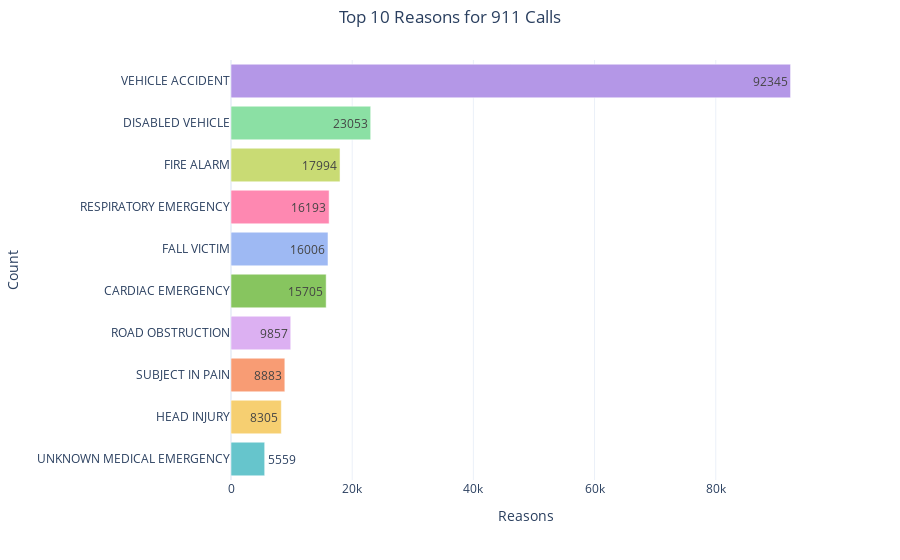

The notebook cell this image was saved under:
### Code cell
top_10_reasons = data['title'].value_counts().to_frame(name='count').head(10).sort_values(by='count')
fig = px.bar(top_10_reasons, color_discrete_sequence=[px.colors.qualitative.Pastel], orientation='h', text=top_10_reasons['count'].sort_values(ascending=True))

fig.update_layout(title={
                  'text': "Top 10 Reasons for 911 Calls",
                  'y':0.98,
                  'x':0.5,
                  'xanchor': 'center',
                  'yanchor': 'top'},
                  xaxis_title='Reasons',
                  yaxis_title='Count',
                  showlegend=False,
                  template='plotly_white')

fig.show()

### Figure 1 — Plotly figure (JSON) as saved in the notebook; plotly's stock layout.template omitted (floating-point values rounded to 4 significant figures)
{"data": [{"alignmentgroup": "True", "hovertemplate": "variable=count<br>value=%{x}<br>index=%{y}<br>text=%{text}<extra></extra>", "legendgroup": "count", "marker": {"color": ["rgb(102, 197, 204)", "rgb(246, 207, 113)", "rgb(248, 156, 116)", "rgb(220, 176, 242)", "rgb(135, 197, 95)", "rgb(158, 185, 243)", "rgb(254, 136, 177)", "rgb(201, 219, 116)", "rgb(139, 224, 164)", "rgb(180, 151, 231)", "rgb(179, 179, 179)"], "pattern": {"shape": ""}}, "name": "count", "offsetgroup": "count", "orientation": "h", "showlegend": true, "text": [5559, 8305, 8883, 9857, 15705, 16006, 16193, 17994, 23053, 92345], "textposition": "auto", "x": [5559, 8305, 8883, 9857, 15705, 16006, 16193, 17994, 23053, 92345], "xaxis": "x", "y": ["UNKNOWN MEDICAL EMERGENCY", "HEAD INJURY", "SUBJECT IN PAIN", "ROAD OBSTRUCTION", "CARDIAC EMERGENCY", "FALL VICTIM", "RESPIRATORY EMERGENCY", "FIRE ALARM", "DISABLED VEHICLE", "VEHICLE ACCIDENT"], "yaxis": "y", "type": "bar"}], "layout": {"xaxis": {"anchor": "y", "domain": [0, 1], "title": {"text": "Reasons"}}, "yaxis": {"anchor": "x", "domain": [0, 1], "title": {"text": "Count"}}, "legend": {"title": {"text": "variable"}, "tracegroupgap": 0}, "margin": {"t": 60}, "barmode": "relative", "title": {"text": "Top 10 Reasons for 911 Calls", "y": 0.98, "x": 0.5, "xanchor": "center", "yanchor": "top"}, "showlegend": false}}
